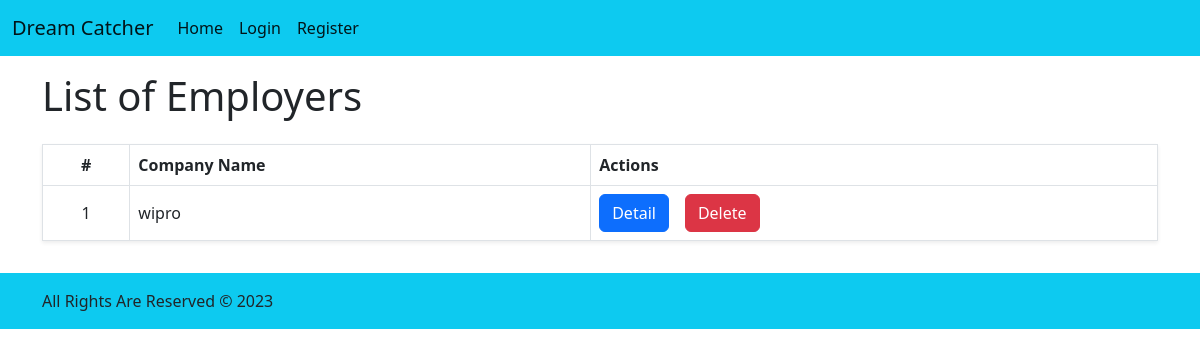
Before: /accounts/employers/list/ with the older database file.
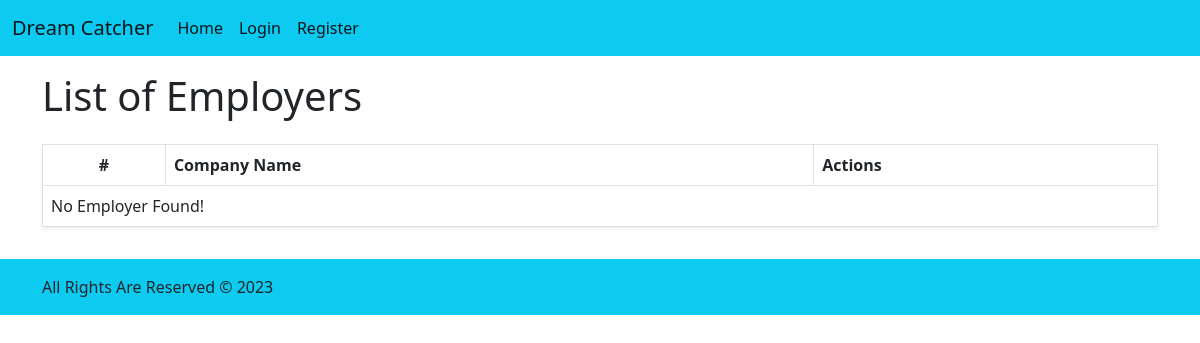
After: the same page with the newer database file.
### accounts/models.py (models this page shows, shortened)
class EmployerModel(models.Model):
    company_name = models.CharField(max_length=64)
    address = models.TextField(max_length=150)
    contact_no = models.BigIntegerField()
    user = models.OneToOneField(settings.AUTH_USER_MODEL, on_delete=models.CASCADE)
    status = models.BooleanField(default=True)
    def __str__(self) -> str:
        return self.company_name

### accounts/views.py (the view)
# urls.py: path("employers/list/", views.EmployerListView.as_view(), name="employer_list"),
class EmployerListView(views.ListView):
    template_name = "accounts/employer/employer_list.html"
    model = models.EmployerModel
    context_object_name = "employer"

### templates/accounts/employer/employer_list.html
{% extends 'base.html' %} {% block content %}
<div class="container-lg d-flex flex-column gap-3 py-3">
  <div class="row">
    <div class="col">
      <h1>List of Employers</h1>
    </div>
  </div>
  <div class="row">
    <div class="col">
      <table class="table table-bordered align-middle shadow-sm">
        <thead>
          <tr>
            <th class="text-center">#</th>
            <th>Company Name</th>
            <th>Actions</th>
          </tr>
        </thead>
        <tbody>
          {% for employer in employer %}
          <tr>
            <td class="text-center">{{forloop.counter}}</td>
            <td>{{employer}}</td>
            <td>
              <div class="d-flex gap-3 flex-wrap">
                <a
                  href="{% url 'accounts:employer_detail' employer.id %}"
                  class="btn btn-primary"
                  >Detail</a
                >
                <a
                  href="{% url 'accounts:employer_delete' employer.id %}"
                  class="btn btn-danger"
                  >Delete</a
                >
              </div>
            </td>
          </tr>
          {% empty %}
          <tr>
            <td colspan="5">No Employer Found!</td>
          </tr>
          {% endfor %}
        </tbody>
      </table>
    </div>
  </div>
</div>
{% endblock %}

Changed rows visible on the page:
removed EmployerModel: company_name "wipro"
Other visible differences:
text now shown: "No Employer Found!"
